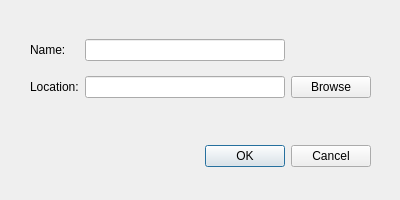
<?xml version="1.0" encoding="UTF-8"?>
<ui version="4.0">
 <class>NewProjectWindow</class>
 <widget class="QDialog" name="NewProjectWindow">
  <property name="geometry">
   <rect>
    <x>0</x>
    <y>0</y>
    <width>400</width>
    <height>200</height>
   </rect>
  </property>
  <property name="windowTitle">
   <string>New Tome Project</string>
  </property>
  <widget class="QDialogButtonBox" name="buttonBox">
   <property name="geometry">
    <rect>
     <x>30</x>
     <y>140</y>
     <width>341</width>
     <height>32</height>
    </rect>
   </property>
   <property name="orientation">
    <enum>Qt::Horizontal</enum>
   </property>
   <property name="standardButtons">
    <set>QDialogButtonBox::Cancel|QDialogButtonBox::Ok</set>
   </property>
  </widget>
  <widget class="QWidget" name="">
   <property name="geometry">
    <rect>
     <x>30</x>
     <y>30</y>
     <width>341</width>
     <height>77</height>
    </rect>
   </property>
   <layout class="QGridLayout" name="gridLayout">
    <item row="0" column="0">
     <widget class="QLabel" name="labelName">
      <property name="text">
       <string>Name:</string>
      </property>
     </widget>
    </item>
    <item row="0" column="1">
     <widget class="QLineEdit" name="lineEditName"/>
    </item>
    <item row="1" column="0">
     <widget class="QLabel" name="labelLocation">
      <property name="text">
       <string>Location:</string>
      </property>
     </widget>
    </item>
    <item row="1" column="1">
     <widget class="QLineEdit" name="lineEditLocation"/>
    </item>
    <item row="1" column="2">
     <widget class="QPushButton" name="pushButtonBrowse">
      <property name="text">
       <string>Browse</string>
      </property>
     </widget>
    </item>
   </layout>
  </widget>
 </widget>
 <resources/>
 <connections>
  <connection>
   <sender>buttonBox</sender>
   <signal>accepted()</signal>
   <receiver>NewProjectWindow</receiver>
   <slot>accept()</slot>
   <hints>
    <hint type="sourcelabel">
     <x>248</x>
     <y>254</y>
    </hint>
    <hint type="destinationlabel">
     <x>157</x>
     <y>274</y>
    </hint>
   </hints>
  </connection>
  <connection>
   <sender>buttonBox</sender>
   <signal>rejected()</signal>
   <receiver>NewProjectWindow</receiver>
   <slot>reject()</slot>
   <hints>
    <hint type="sourcelabel">
     <x>316</x>
     <y>260</y>
    </hint>
    <hint type="destinationlabel">
     <x>286</x>
     <y>274</y>
    </hint>
   </hints>
  </connection>
 </connections>
</ui>
